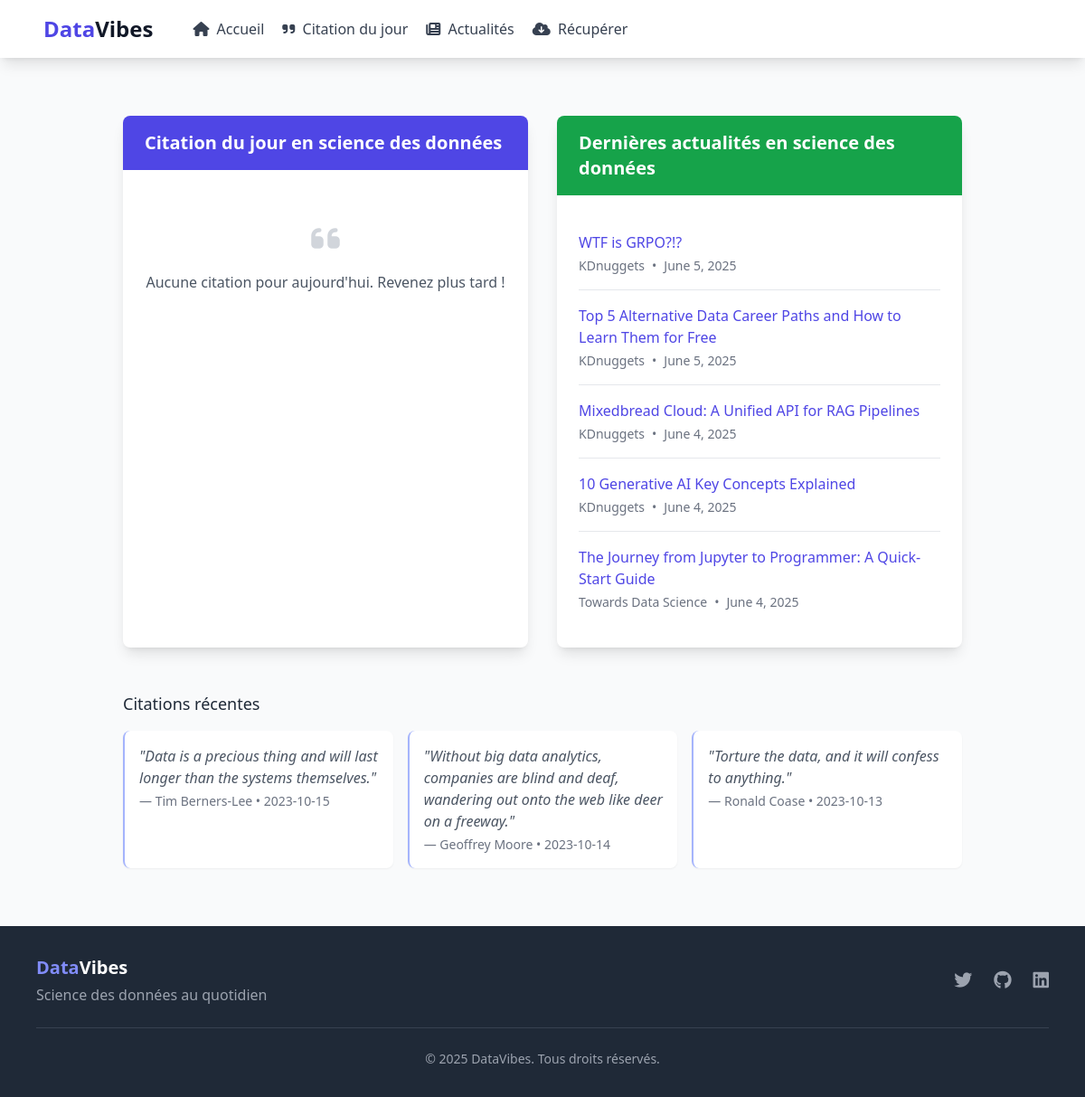
Before: / with the older database file.
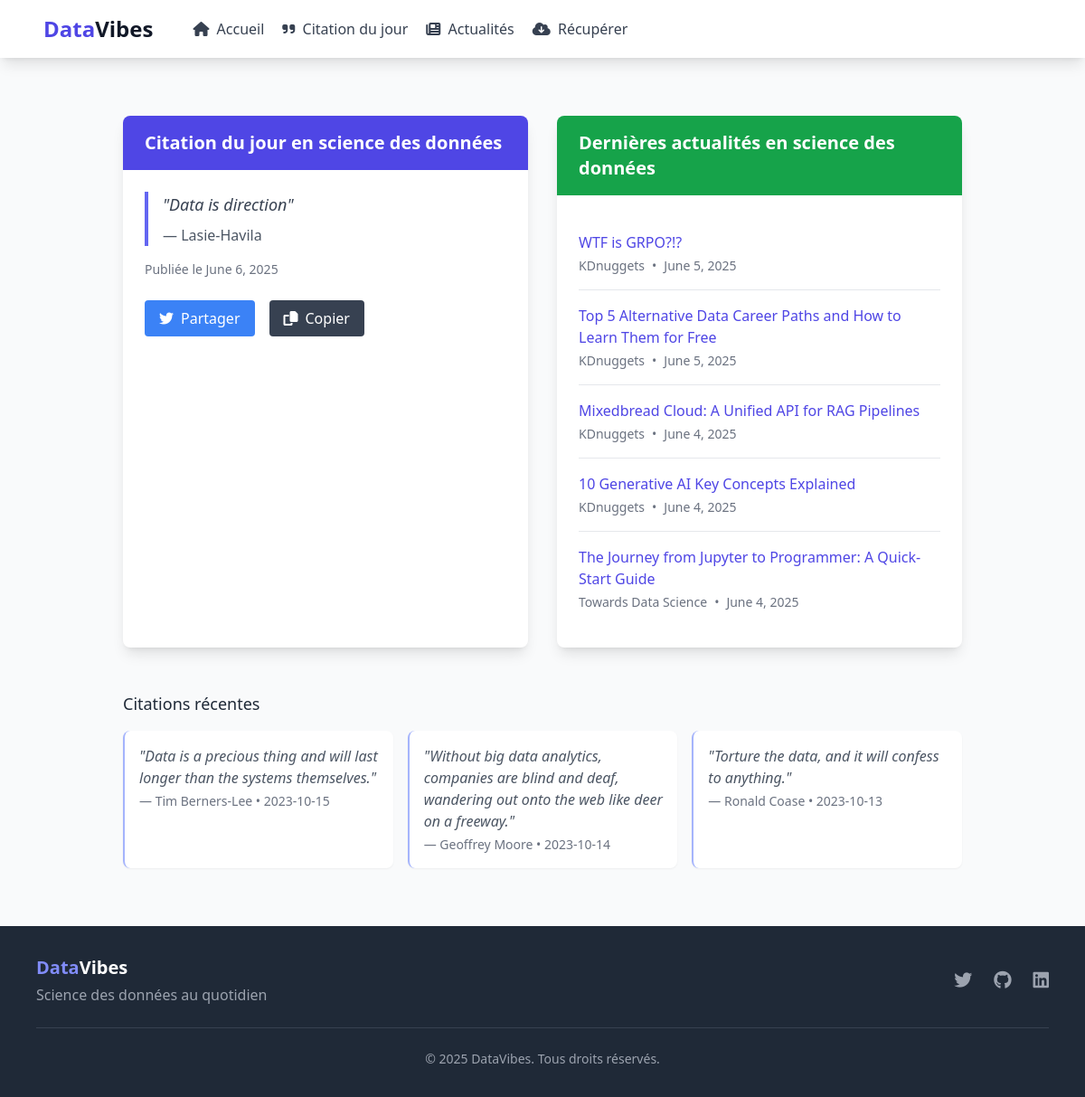
After: the same page with the newer database file.
### main/models.py (models this page shows, shortened)
class DataScienceNews(models.Model):
    title = models.CharField(max_length=300)
    url = models.URLField()
    source = models.CharField(max_length=100)
    summary = models.TextField(blank=True)
    date_scraped = models.DateTimeField(auto_now_add=True)
    publish_date = models.DateField(null=True, blank=True)
    class Meta:
        ordering = ['-publish_date', '-date_scraped']
        verbose_name = "Actualité Data Science"
        verbose_name_plural = "Actualités Data Science"

class DailyQuote(models.Model):
    quote = models.TextField()
    author = models.CharField(max_length=200)
    date = models.DateField(default=timezone.now, unique=True)
    source = models.CharField(max_length=200, blank=True)
    language = models.CharField(max_length=10, default='fr', choices=[('fr', 'French'), ('en', 'English')])
    class Meta:
        ordering = ['-date']
        verbose_name = "Citation du jour"
        verbose_name_plural = "Citations du jour"
    @classmethod
    def get_todays_quote(cls):
        try:
            return cls.objects.filter(language='fr').get(date=timezone.now().date())
        except cls.DoesNotExist:
            return None

### main/views.py (the view)
# urls.py: path('', HomeView.get, name='home'),
    @staticmethod
    def get(request):
        context = {
            'quote': DailyQuote.get_todays_quote(),
            'news': DataScienceNews.objects.all().order_by('-publish_date')[:5]
        }
        return render(request, 'datavibes/home.html', context)

### main/templates/datavibes/home.html (shortened to what this page needs)
{% extends "datavibes/base.html" %}
{% block content %}
<div class="max-w-7xl mx-auto px-4 sm:px-6 lg:px-8 py-8">
    <div class="grid grid-cols-1 md:grid-cols-2 gap-8">
        <div class="bg-white shadow-lg rounded-lg overflow-hidden">
            <div class="bg-indigo-600 px-6 py-4">
                <h3 class="text-xl font-semibold text-white">Citation du jour en science des données</h3>
            </div>
            <div class="p-6">
                {% if quote %}
                    <blockquote class="border-l-4 border-indigo-500 pl-4 mb-4">
                        <p class="text-gray-700 text-lg italic">"{{ quote.quote }}"</p>
                        <footer class="mt-2 text-gray-600">— {{ quote.author }}</footer>
                    </blockquote>
                    <p class="text-sm text-gray-500">Publiée le {{ quote.date }}</p>
                    <div class="mt-6 flex space-x-4">
                        <button class="bg-blue-500 hover:bg-blue-600 text-white px-4 py-2 rounded transition duration-300">
                            <i class="fab fa-twitter mr-2"></i>Partager
                        </button>
                        <button class="bg-gray-700 hover:bg-gray-800 text-white px-4 py-2 rounded transition duration-300">
                            <i class="fas fa-copy mr-2"></i>Copier
                        </button>
                    </div>
                {% else %}
                    <div class="text-center py-8">
                        <i class="fas fa-quote-left text-gray-300 text-4xl mb-4"></i>
                        <p class="text-gray-600">Aucune citation pour aujourd'hui. Revenez plus tard !</p>
                    </div>
                {% endif %}
            </div>
        </div>
        <div class="bg-white shadow-lg rounded-lg overflow-hidden">
            <div class="bg-green-600 px-6 py-4">
                <h3 class="text-xl font-semibold text-white">Dernières actualités en science des données</h3>
            </div>
            <div class="p-6">
                {% if news %}
                    <ul class="divide-y divide-gray-200">
                        {% for item in news %}
                            <li class="py-4">
                                <a href="{{ item.url }}" target="_blank" class="text-indigo-600 hover:text-indigo-800 font-medium transition duration-300">
                                    {{ item.title }}
                                </a>
                                <div class="mt-1 flex items-center text-sm text-gray-500">
                                    <span>{{ item.source }}</span>
                                    <span class="mx-2">•</span>
                                    <span>{{ item.publish_date }}</span>
                                </div>
                            </li>
                        {% endfor %}
                    </ul>
                {% endif %}
            </div>
        </div>
    </div>
    <div class="mt-12">
        <h4 class="text-lg font-medium text-gray-800 mb-4">Citations récentes</h4>
        <div class="grid grid-cols-1 md:grid-cols-2 lg:grid-cols-3 gap-4">
            <div class="bg-white p-4 rounded-lg shadow-sm border-l-2 border-indigo-300">
                <p class="text-gray-600 italic">"Data is a precious thing and will last longer than the systems themselves."</p>
                <p class="text-sm text-gray-500 mt-1">— Tim Berners-Lee • 2023-10-15</p>
            </div>
            <div class="bg-white p-4 rounded-lg shadow-sm border-l-2 border-indigo-300">
                <p class="text-gray-600 italic">"Without big data analytics, companies are blind and deaf, wandering out onto the web like deer on a freeway."</p>
                <p class="text-sm text-gray-500 mt-1">— Geoffrey Moore • 2023-10-14</p>
            </div>
            <div class="bg-white p-4 rounded-lg shadow-sm border-l-2 border-indigo-300">
                <p class="text-gray-600 italic">"Torture the data, and it will confess to anything."</p>
                <p class="text-sm text-gray-500 mt-1">— Ronald Coase • 2023-10-13</p>
            </div>
        </div>
    </div>
</div>
{% endblock %}

### main/templates/datavibes/base.html (shortened to what this page needs)
<!DOCTYPE html>
<html lang="fr">
<head>
    <script src="https://cdn.tailwindcss.com"></script>
    <link rel="stylesheet" href="https://cdnjs.cloudflare.com/ajax/libs/font-awesome/6.4.0/css/all.min.css">
</head>
<body class="bg-gray-50 min-h-screen flex flex-col">
    <nav class="bg-white shadow-lg">
        <div class="max-w-6xl mx-auto px-4">
            <div class="flex justify-between">
                <div class="flex space-x-7">
                    <div>
                        <a href="{% url 'home' %}" class="flex items-center py-4 px-2">
                            <span class="font-semibold text-gray-900 text-2xl">
                                <span class="text-indigo-600">Data</span>Vibes
                            </span>
                        </a>
                    </div>
                    <div class="hidden md:flex items-center space-x-1">
                        <a href="{% url 'home' %}" class="py-4 px-2 text-gray-700 hover:text-indigo-600 transition duration-300">
                            <i class="fas fa-home mr-1"></i> Accueil
                        </a>
                        <a href="{% url 'daily_quote' %}" class="py-4 px-2 text-gray-700 hover:text-indigo-600 transition duration-300">
                            <i class="fas fa-quote-right mr-1"></i> Citation du jour
                        </a>
                        <a href="{% url 'news_list' %}" class="py-4 px-2 text-gray-700 hover:text-indigo-600 transition duration-300">
                            <i class="fas fa-newspaper mr-1"></i> Actualités
                        </a>
                        <a href="{% url 'scrape_news' %}" class="py-4 px-2 text-gray-700 hover:text-indigo-600 transition duration-300">
                            <i class="fas fa-cloud-download-alt mr-1"></i> Récupérer
                        </a>
                    </div>
                </div>
            </div>
        </div>
    </nav>
    <main class="flex-grow container mx-auto px-4 py-8">
        {% block content %}
        {% endblock %}
    </main>
    <footer class="bg-gray-800 text-white py-8">
        <div class="max-w-6xl mx-auto px-4">
            <div class="flex flex-col md:flex-row justify-between items-center">
                <div class="mb-4 md:mb-0">
                    <h3 class="text-xl font-semibold"><span class="text-indigo-400">Data</span>Vibes</h3>
                    <p class="text-gray-400 mt-1">Science des données au quotidien</p>
                </div>
                <div class="flex space-x-6">
                    <a href="#" class="text-gray-400 hover:text-white transition duration-300">
                        <i class="fab fa-twitter text-xl"></i>
                    </a>
                    <a href="#" class="text-gray-400 hover:text-white transition duration-300">
                        <i class="fab fa-github text-xl"></i>
                    </a>
                    <a href="#" class="text-gray-400 hover:text-white transition duration-300">
                        <i class="fab fa-linkedin text-xl"></i>
                    </a>
                </div>
            </div>
            <div class="border-t border-gray-700 mt-6 pt-6 text-center text-gray-400 text-sm">
                <p>&copy; {% now "Y" %} DataVibes. Tous droits réservés.</p>
            </div>
        </div>
    </footer>
</body>
</html>

Changed rows visible on the page:
added DailyQuote: quote "Data is direction", author "Lasie-Havila", date "June 6, 2025"
Other visible differences:
text no longer shown: "Aucune citation pour aujourd'hui. Revenez plus tard !"
text now shown: "\" \" — Publiée le Partager Copier"
